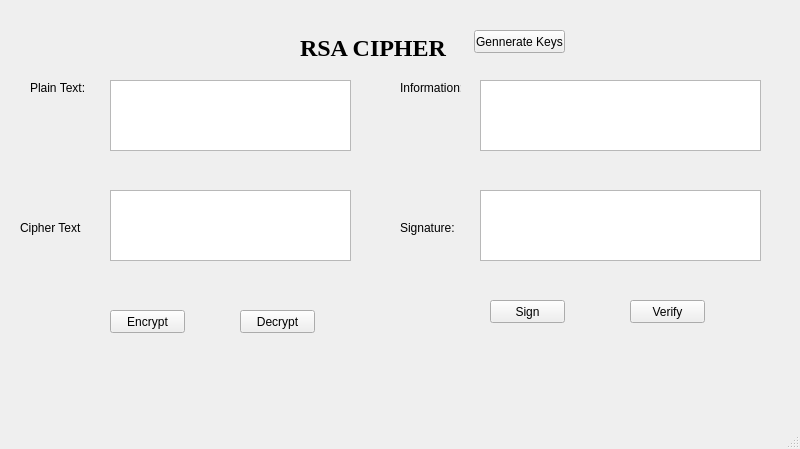
<?xml version="1.0" encoding="UTF-8"?>
<ui version="4.0">
 <class>MainWindow</class>
 <widget class="QMainWindow" name="MainWindow">
  <property name="geometry">
   <rect>
    <x>0</x>
    <y>0</y>
    <width>800</width>
    <height>449</height>
   </rect>
  </property>
  <property name="windowTitle">
   <string>MainWindow</string>
  </property>
  <widget class="QWidget" name="centralwidget">
   <widget class="QLabel" name="label">
    <property name="geometry">
     <rect>
      <x>300</x>
      <y>40</y>
      <width>151</width>
      <height>16</height>
     </rect>
    </property>
    <property name="font">
     <font>
      <family>Times New Roman</family>
      <pointsize>18</pointsize>
      <weight>75</weight>
      <bold>true</bold>
     </font>
    </property>
    <property name="text">
     <string>RSA CIPHER</string>
    </property>
   </widget>
   <widget class="QPlainTextEdit" name="txt_plaintext">
    <property name="geometry">
     <rect>
      <x>110</x>
      <y>80</y>
      <width>241</width>
      <height>71</height>
     </rect>
    </property>
   </widget>
   <widget class="QLabel" name="label_2">
    <property name="geometry">
     <rect>
      <x>30</x>
      <y>80</y>
      <width>61</width>
      <height>16</height>
     </rect>
    </property>
    <property name="text">
     <string>Plain Text:</string>
    </property>
   </widget>
   <widget class="QLabel" name="label_3">
    <property name="geometry">
     <rect>
      <x>20</x>
      <y>220</y>
      <width>61</width>
      <height>16</height>
     </rect>
    </property>
    <property name="text">
     <string>Cipher Text:</string>
    </property>
   </widget>
   <widget class="QLabel" name="label_4">
    <property name="geometry">
     <rect>
      <x>400</x>
      <y>80</y>
      <width>61</width>
      <height>16</height>
     </rect>
    </property>
    <property name="text">
     <string>Information:</string>
    </property>
   </widget>
   <widget class="QLabel" name="label_5">
    <property name="geometry">
     <rect>
      <x>400</x>
      <y>220</y>
      <width>61</width>
      <height>16</height>
     </rect>
    </property>
    <property name="text">
     <string>Signature:</string>
    </property>
   </widget>
   <widget class="QPlainTextEdit" name="txt_ciphertext">
    <property name="geometry">
     <rect>
      <x>110</x>
      <y>190</y>
      <width>241</width>
      <height>71</height>
     </rect>
    </property>
   </widget>
   <widget class="QPlainTextEdit" name="txt_information">
    <property name="geometry">
     <rect>
      <x>480</x>
      <y>80</y>
      <width>281</width>
      <height>71</height>
     </rect>
    </property>
   </widget>
   <widget class="QPlainTextEdit" name="txt_signature">
    <property name="geometry">
     <rect>
      <x>480</x>
      <y>190</y>
      <width>281</width>
      <height>71</height>
     </rect>
    </property>
   </widget>
   <widget class="QPushButton" name="btn_gennerate_keys">
    <property name="geometry">
     <rect>
      <x>474</x>
      <y>30</y>
      <width>91</width>
      <height>23</height>
     </rect>
    </property>
    <property name="text">
     <string>Gennerate Keys</string>
    </property>
   </widget>
   <widget class="QPushButton" name="btn_encrypt">
    <property name="geometry">
     <rect>
      <x>110</x>
      <y>310</y>
      <width>75</width>
      <height>23</height>
     </rect>
    </property>
    <property name="text">
     <string>Encrypt</string>
    </property>
   </widget>
   <widget class="QPushButton" name="btn_decrypt">
    <property name="geometry">
     <rect>
      <x>240</x>
      <y>310</y>
      <width>75</width>
      <height>23</height>
     </rect>
    </property>
    <property name="text">
     <string>Decrypt</string>
    </property>
   </widget>
   <widget class="QPushButton" name="btn_sign">
    <property name="geometry">
     <rect>
      <x>490</x>
      <y>300</y>
      <width>75</width>
      <height>23</height>
     </rect>
    </property>
    <property name="text">
     <string>Sign</string>
    </property>
   </widget>
   <widget class="QPushButton" name="btn_verify">
    <property name="geometry">
     <rect>
      <x>630</x>
      <y>300</y>
      <width>75</width>
      <height>23</height>
     </rect>
    </property>
    <property name="text">
     <string>Verify</string>
    </property>
   </widget>
  </widget>
  <widget class="QMenuBar" name="menubar">
   <property name="geometry">
    <rect>
     <x>0</x>
     <y>0</y>
     <width>800</width>
     <height>21</height>
    </rect>
   </property>
  </widget>
  <widget class="QStatusBar" name="statusbar"/>
 </widget>
 <resources/>
 <connections/>
</ui>
